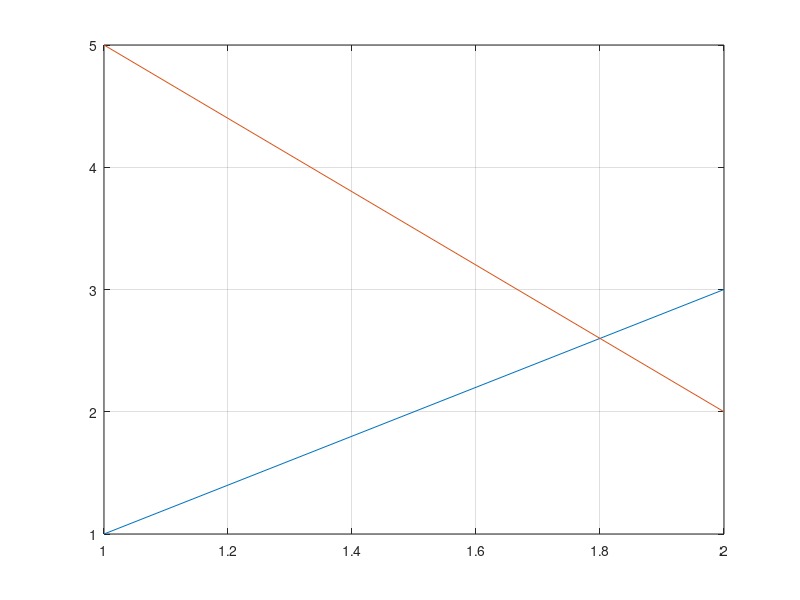

MATLAB code for this plot:
clc;
close all;
clear;

leg_higher = 40;
Leg_lower = 30;
height = 60;

linea = [1,5; 3,2];
plot (linea);
%[a, b] = centroidLine(linea);

%plot (a, b,'o');
grid ;

function [x,y] = centroidLine(linea)
    % Esta función sirve para Hallar el centroide de una linea 
    x = (linea(1)+linea(3))/2;
    y = (3+3)/2;
    end